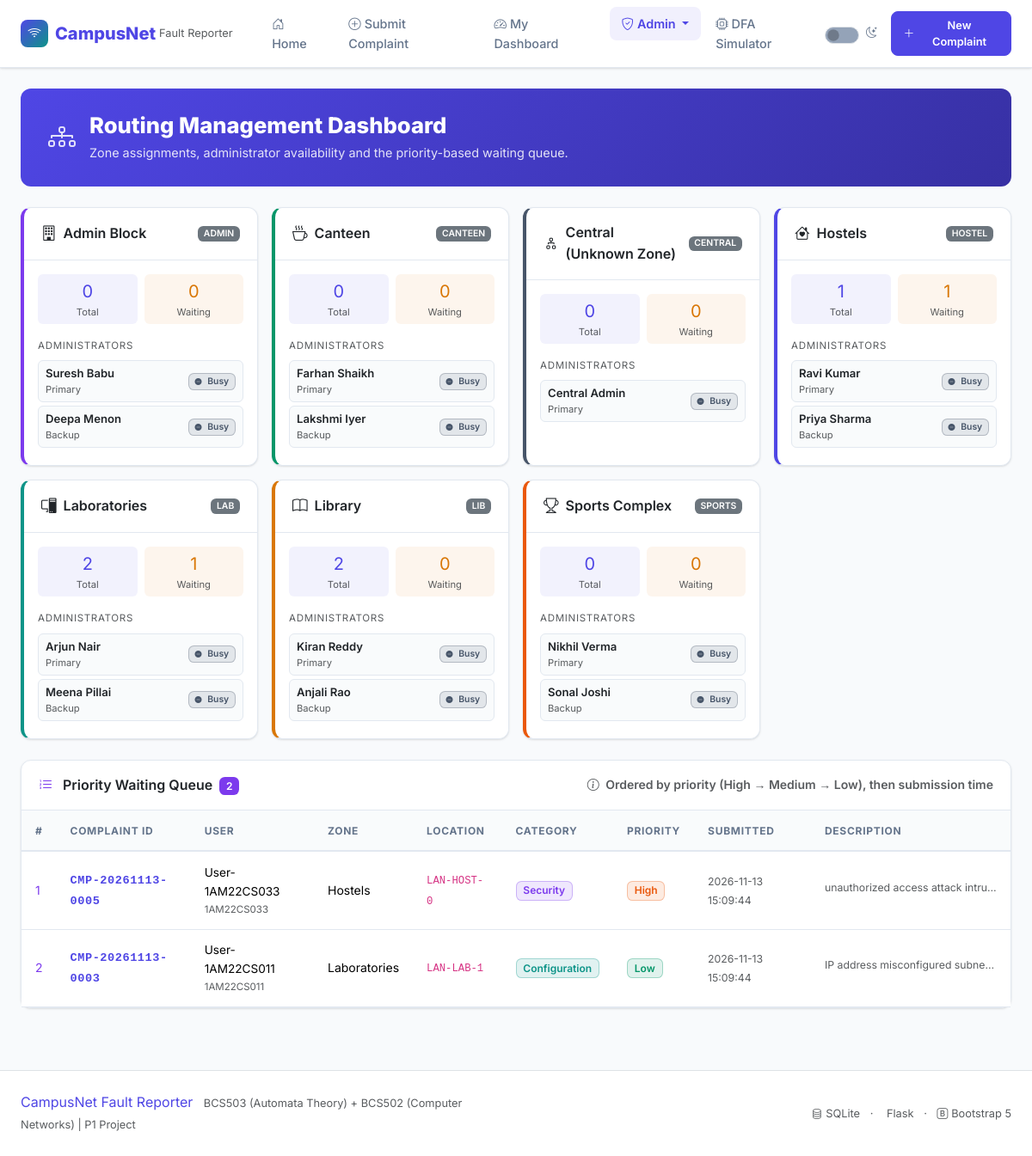
/routing, run on the app's committed database.
### tables this page shows
CREATE TABLE zones (
            code             TEXT PRIMARY KEY,
            name             TEXT NOT NULL,
            primary_admin_id INTEGER
        );

CREATE TABLE admins (
            id           INTEGER PRIMARY KEY AUTOINCREMENT,
            name         TEXT    NOT NULL,
            zone_code    TEXT    NOT NULL,
            is_backup    INTEGER NOT NULL DEFAULT 0,   -- 0=primary, 1=backup
            availability TEXT    NOT NULL DEFAULT 'Available'
                              CHECK(availability IN ('Available','Busy'))
        );

CREATE TABLE complaints (
            complaint_id      TEXT    PRIMARY KEY,
            user_id           INTEGER NOT NULL REFERENCES users(id),
            location_identifier TEXT  NOT NULL,
            device_type       TEXT    NOT NULL,
            zone_code         TEXT    NOT NULL,
            floor             TEXT    NOT NULL,
            description       TEXT    NOT NULL,
            category          TEXT    NOT NULL,
            priority          TEXT    NOT NULL
                                   CHECK(priority IN ('High','Medium','Low')),
            status            TEXT    NOT NULL DEFAULT 'Pending'
                                   CHECK(status IN ('Pending','Assigned','In Progress','Resolved')),
            assigned_admin_id INTEGER REFERENCES admins(id),
            created_at        TEXT    NOT NULL,
            updated_at        TEXT    NOT NULL
        );

CREATE TABLE users (
            id               INTEGER PRIMARY KEY AUTOINCREMENT,
            name             TEXT NOT NULL,
            usn_or_faculty_id TEXT NOT NULL UNIQUE,
            role             TEXT NOT NULL DEFAULT 'Student'
                                 CHECK(role IN ('Student','Faculty'))
        );

### app.py (the view)
@app.route("/routing")
def routing_dashboard():
    conn = get_db()
    zones_data = get_all_zones_with_admins(conn)
    queue      = get_waiting_queue(conn)
    conn.close()
    return render_template("routing_dashboard.html",
                           zones_data=zones_data,
                           queue=queue,
                           zone_names=ZONE_NAMES)

### models/db.py (called while the page is built)
def get_db():
    conn = sqlite3.connect(DB_PATH)
    conn.row_factory = sqlite3.Row
    conn.execute("PRAGMA foreign_keys = ON")
    return conn

### services/routing_service.py (called while the page is built)
def get_all_zones_with_admins(conn):
    zones = conn.execute("SELECT * FROM zones ORDER BY code").fetchall()
    result = []
    for z in zones:
        admins = conn.execute(
            "SELECT * FROM admins WHERE zone_code=? ORDER BY is_backup",
            (z["code"],)
        ).fetchall()
        total = conn.execute(
            "SELECT COUNT(*) as c FROM complaints WHERE zone_code=?",
            (z["code"],)
        ).fetchone()["c"]
        waiting = conn.execute(
            "SELECT COUNT(*) as c FROM complaints "
            "WHERE zone_code=? AND status='Pending' AND assigned_admin_id IS NULL",
            (z["code"],)
        ).fetchone()["c"]
        result.append({
            "zone":    dict(z),
            "admins":  [dict(a) for a in admins],
            "total":   total,
            "waiting": waiting,
        })
    return result

def get_waiting_queue(conn):
    priority_case = "CASE priority WHEN 'High' THEN 1 WHEN 'Medium' THEN 2 ELSE 3 END"
    rows = conn.execute(f"""
        SELECT c.*, u.name as user_name, u.usn_or_faculty_id
        FROM complaints c
        JOIN users u ON u.id = c.user_id
        WHERE c.status='Pending' AND c.assigned_admin_id IS NULL
        ORDER BY {priority_case}, c.created_at
    """).fetchall()
    return [dict(r) for r in rows]

### templates/routing_dashboard.html (shortened to what this page needs)
{% extends "base.html" %}
{% block body %}
<div class="container-fluid px-4 py-4">
  <div class="page-header fade-in">
    <div class="d-flex align-items-center gap-3">
      <i class="bi bi-diagram-3" style="font-size:2rem; opacity:.85;"></i>
      <div>
        <h1>Routing Management Dashboard</h1>
        <p>Zone assignments, administrator availability and the priority-based waiting queue.</p>
      </div>
    </div>
  </div>
  <div class="row g-3 mb-4">
    {% set zone_css = {
      'HOSTEL':'zone-hostel','LAB':'zone-lab','ADMIN':'zone-admin',
      'LIB':'zone-lib','CANTEEN':'zone-canteen','SPORTS':'zone-sports','CENTRAL':'zone-central'
    } %}
    {% set zone_icons = {
      'HOSTEL':'bi-house-heart','LAB':'bi-pc-display','ADMIN':'bi-building',
      'LIB':'bi-book','CANTEEN':'bi-cup-hot','SPORTS':'bi-trophy','CENTRAL':'bi-diagram-2'
    } %}
    {% for zd in zones_data %}
    {% set z = zd.zone %}
    <div class="col-md-4 col-lg-3 fade-in">
      <div class="card zone-card {{ zone_css.get(z.code,'') }} h-100">
        <div class="card-header d-flex align-items-center gap-2">
          <i class="bi {{ zone_icons.get(z.code, 'bi-geo-alt') }}" style="font-size:1.1rem;"></i>
          <span class="fw-700">{{ z.name }}</span>
          <span class="ms-auto badge bg-secondary" style="font-size:.65rem;">{{ z.code }}</span>
        </div>
        <div class="card-body p-3">
          <div class="d-flex gap-2 mb-3 flex-wrap">
            <div class="text-center px-2 py-1 rounded" style="background:rgba(79,70,229,.07); flex:1;">
              <div class="fw-700 fs-5" style="color:var(--primary);">{{ zd.total }}</div>
              <div class="text-muted" style="font-size:.7rem;">Total</div>
            </div>
            <div class="text-center px-2 py-1 rounded" style="background:rgba(217,119,6,.07); flex:1;">
              <div class="fw-700 fs-5" style="color:var(--amber);">{{ zd.waiting }}</div>
              <div class="text-muted" style="font-size:.7rem;">Waiting</div>
            </div>
          </div>
          <div class="fw-600 mb-2 text-muted" style="font-size:.72rem; text-transform:uppercase; letter-spacing:.06em;">
            Administrators
          </div>
          {% for a in zd.admins %}
          <div class="d-flex align-items-center justify-content-between py-1 px-2 rounded mb-1"
               style="background:rgba(248,250,252,.8); border:1px solid var(--border);">
            <div>
              <div style="font-size:.82rem; font-weight:600;">{{ a.name }}</div>
              <div class="text-muted" style="font-size:.7rem;">
                {{ 'Primary' if not a.is_backup else 'Backup' }}
              </div>
            </div>
            <span class="badge {{ 'badge-available' if a.availability == 'Available' else 'badge-busy' }}"
                  style="font-size:.65rem;">
              <i class="bi {{ 'bi-circle-fill' if a.availability == 'Available' else 'bi-dash-circle-fill' }} me-1"
                 style="font-size:.5rem;"></i>
              {{ a.availability }}
            </span>
          </div>
          {% endfor %}
        </div>
      </div>
    </div>
    {% endfor %}
  </div>
  <div class="card fade-in">
    <div class="card-header d-flex align-items-center justify-content-between flex-wrap gap-2">
      <span>
        <i class="bi bi-list-ol me-2" style="color:var(--violet);"></i>
        Priority Waiting Queue
        <span class="badge ms-1" style="background:var(--violet);">{{ queue|length }}</span>
      </span>
      <span class="text-muted small">
        <i class="bi bi-info-circle me-1"></i>
        Ordered by priority (High → Medium → Low), then submission time
      </span>
    </div>
    <div class="card-body p-0">
      {% if queue %}
      <div class="table-responsive">
        <table class="table table-hover mb-0">
          <thead>
            <tr>
              <th>#</th>
              <th>Complaint ID</th>
              <th>User</th>
              <th>Zone</th>
              <th>Location</th>
              <th>Category</th>
              <th>Priority</th>
              <th>Submitted</th>
              <th>Description</th>
            </tr>
          </thead>
          <tbody>
            {% for i, c in queue | enumerate %}
            <tr>
              <td>
                <span class="fw-700" style="color:var(--violet);">{{ i + 1 }}</span>
              </td>
              <td><span class="complaint-id">{{ c.complaint_id }}</span></td>
              <td>
                <div class="fw-600" style="font-size:.85rem;">{{ c.user_name }}</div>
                <div class="text-muted" style="font-size:.72rem;">{{ c.usn_or_faculty_id }}</div>
              </td>
              <td>{{ zone_names.get(c.zone_code, c.zone_code) }}</td>
              <td><code>{{ c.location_identifier }}</code></td>
              <td><span class="badge badge-cat-{{ c.category|lower }}">{{ c.category }}</span></td>
              <td><span class="badge badge-priority-{{ c.priority|lower }}">{{ c.priority }}</span></td>
              <td><span class="text-muted small">{{ c.created_at }}</span></td>
              <td><span class="text-muted small" style="max-width:200px; display:inline-block; overflow:hidden; white-space:nowrap; text-overflow:ellipsis;">
                {{ c.description[:60] }}{% if c.description|length > 60 %}…{% endif %}
              </span></td>
            </tr>
            {% endfor %}
          </tbody>
        </table>
      </div>
      {% else %}
      <div class="empty-state py-5">
        <i class="bi bi-check2-all d-block" style="font-size:3rem; color:var(--emerald);"></i>
        <p class="fw-600 mt-2">Queue is empty — all complaints are assigned!</p>
      </div>
      {% endif %}
    </div>
  </div>
</div>
{% endblock %}

### static/css/style.css (style rules this page uses)
:root { --primary: #4f46e5; --primary-dark: #3730a3; --primary-light: #818cf8; --teal: #0d9488; --teal-light: #2dd4bf; --violet: #7c3aed; --amber: #d97706; --amber-light: #fbbf24; --emerald: #059669; --emerald-light: #34d399; --orange: #ea580c; --slate: #475569; --slate-light: #94a3b8; --bg: #f8fafc; --surface: #ffffff; --border: #e2e8f0; --text: #1e293b; --text-muted: #64748b; --shadow-sm: 0 1px 3px rgba(0,0,0,.08), 0 1px 2px rgba(0,0,0,.06); --shadow: 0 4px 12px rgba(0,0,0,.08); --shadow-lg: 0 8px 24px rgba(0,0,0,.10); --radius: 0.75rem; --radius-sm: 0.5rem; --transition: 0.2s ease; }
*, *::before, *::after { box-sizing: border-box; }
html { scroll-behavior: smooth; }
body { font-family: 'Inter', system-ui, sans-serif; background-color: var(--bg); color: var(--text); line-height: 1.6; min-height: 100vh; }
.card { background: var(--surface); border: 1px solid var(--border); border-radius: var(--radius); box-shadow: var(--shadow-sm); transition: box-shadow var(--transition), transform var(--transition); }
.card-header { background: transparent; border-bottom: 1px solid var(--border); padding: 1rem 1.25rem; font-weight: 600; }
.badge { font-weight: 600; font-size: .75rem; padding: .35em .65em; border-radius: .4rem; }
.badge-priority-high { background: rgba(234,88,12,.12); color: var(--orange); border: 1px solid rgba(234,88,12,.3); }
.badge-priority-low { background: rgba(5,150,105,.12); color: var(--emerald); border: 1px solid rgba(5,150,105,.3); }
.badge-busy { background: rgba(71,85,105,.12); color: var(--slate); border: 1px solid rgba(71,85,105,.3); }
.badge-cat-configuration { background: rgba(13,148,136,.12); color: var(--teal); border: 1px solid rgba(13,148,136,.3); }
.badge-cat-security { background: rgba(124,58,237,.12); color: var(--violet);border: 1px solid rgba(124,58,237,.3); }
.table { font-size: .875rem; }
.table th { font-weight: 700; font-size: .75rem; text-transform: uppercase; letter-spacing: .06em; color: var(--text-muted); background: rgba(248,250,252,.8); border-bottom: 2px solid var(--border); padding: .85rem 1rem; }
.table td { padding: .85rem 1rem; vertical-align: middle; border-color: var(--border); }
.page-header { background: linear-gradient(135deg, var(--primary), var(--primary-dark)); color: #fff; border-radius: var(--radius); padding: 1.75rem 2rem; margin-bottom: 1.5rem; }
.page-header h1 { font-size: 1.6rem; font-weight: 800; margin: 0; }
.page-header p { margin: .25rem 0 0; opacity: .85; font-size: .9rem; }
.complaint-id { font-family: 'Courier New', monospace; font-size: .85rem; font-weight: 700; color: var(--primary); letter-spacing: .04em; }
.zone-card { border-left: 4px solid var(--primary); transition: transform var(--transition), box-shadow var(--transition); }
.zone-card.zone-hostel { border-left-color: var(--primary); }
.zone-card.zone-lab { border-left-color: var(--teal); }
.zone-card.zone-admin { border-left-color: var(--violet); }
.zone-card.zone-lib { border-left-color: var(--amber); }
.zone-card.zone-canteen { border-left-color: var(--emerald); }
.zone-card.zone-sports { border-left-color: var(--orange); }
.zone-card.zone-central { border-left-color: var(--slate); }
.fade-in { animation: fadeInUp .35s ease both; }

### data on the page
zones: name "Admin Block", code "ADMIN"
admins: name "Suresh Babu", is_backup "Primary", availability "Busy"
admins: name "Deepa Menon", is_backup "Backup", availability "Busy"
zones: name "Canteen", code "CANTEEN"
admins: name "Farhan Shaikh", is_backup "Primary", availability "Busy"
admins: name "Lakshmi Iyer", is_backup "Backup", availability "Busy"
zones: name "Central (Unknown Zone)", code "CENTRAL"
admins: name "Central Admin", is_backup "Primary", availability "Busy"
zones: name "Hostels", code "HOSTEL"
admins: name "Ravi Kumar", is_backup "Primary", availability "Busy"
admins: name "Priya Sharma", is_backup "Backup", availability "Busy"
zones: name "Laboratories", code "LAB"
admins: name "Arjun Nair", is_backup "Primary", availability "Busy"
admins: name "Meena Pillai", is_backup "Backup", availability "Busy"
zones: name "Library", code "LIB"
admins: name "Kiran Reddy", is_backup "Primary", availability "Busy"
admins: name "Anjali Rao", is_backup "Backup", availability "Busy"
zones: name "Sports Complex", code "SPORTS"
admins: name "Nikhil Verma", is_backup "Primary", availability "Busy"
admins: name "Sonal Joshi", is_backup "Backup", availability "Busy"
complaints: complaint_id "CMP-20261113-0005", get "Hostels", location_identifier "LAN-HOST-0", category "Security", priority "High", created_at "2026-11-13 15:09:44", description "unauthorized access attack intru…"
users: user_name "User-1AM22CS033", usn_or_faculty_id "1AM22CS033"
complaints: complaint_id "CMP-20261113-0003", get "Laboratories", location_identifier "LAN-LAB-1", category "Configuration", priority "Low", created_at "2026-11-13 15:09:44", description "IP address misconfigured subne…"
users: user_name "User-1AM22CS011", usn_or_faculty_id "1AM22CS011"

### other printed values
{{ zd.total }} "0" "0" "0" "1" "2" "2" "0"
{{ zd.waiting }} "0" "0" "0" "1" "1" "0" "0"
{{ queue|length }} "2"
{{ i + 1 }} "1" "2"
